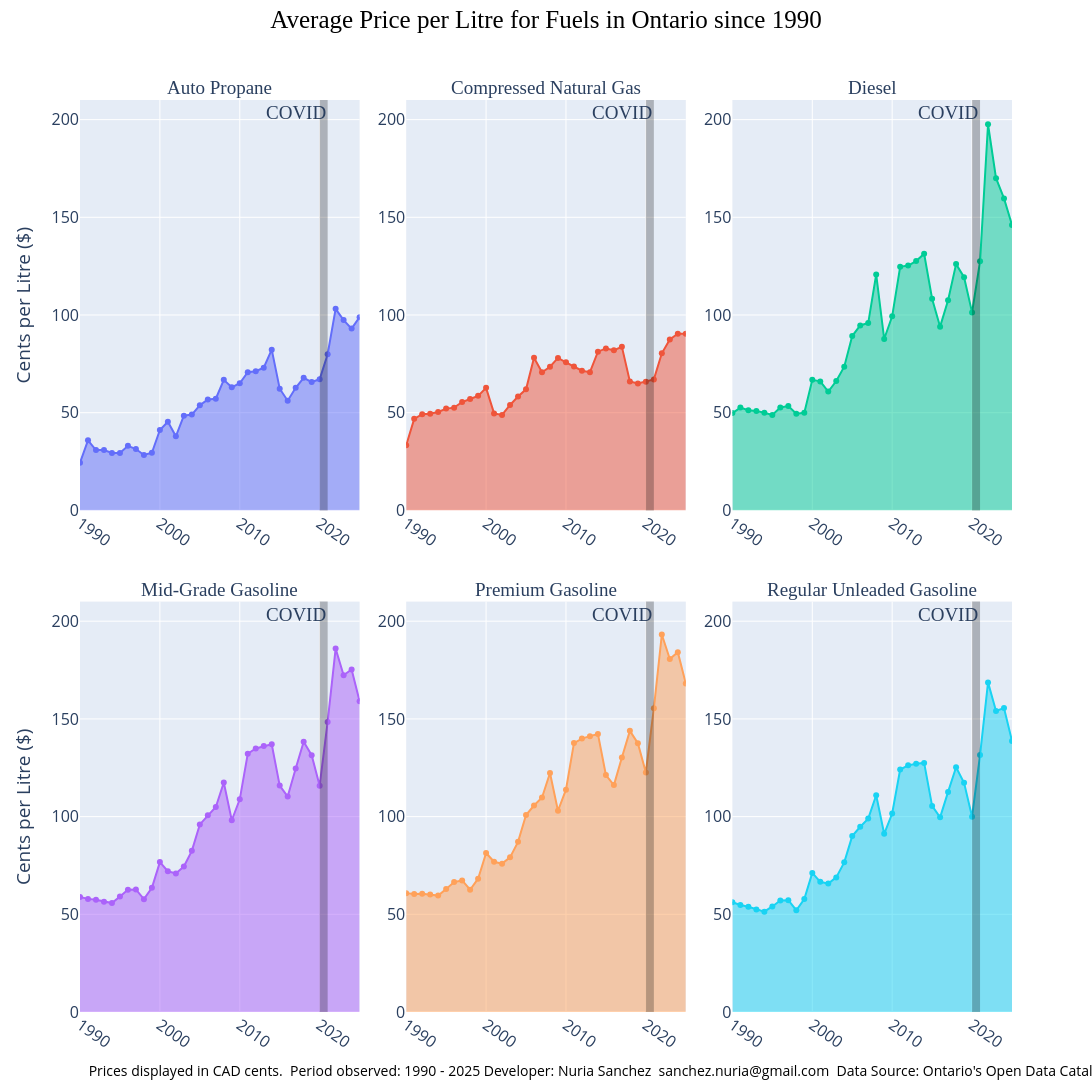

Notebook source saved alongside this figure:
### Code cell
#Comparing specific levels to eachother.

fig = px.area(yearly_avg, 
              facet_col="Fuel Type", 
              facet_col_wrap=3, 
              labels={"Date": "", "value":"Cents per Litre ($)"},
              height=1200, 
              width=2000,
              facet_row_spacing=0.1, # default is 0.07 when facet_col_wrap is used
              facet_col_spacing=0.05
              )


# Customizing style for title
fig.update_layout(
    title=dict(
        text= "Average Price per Litre for Fuels in Ontario since 1990",
        xanchor = 'center',
        yanchor = 'top' ,  
        y = 0.99,
        x = 0.5),
        margin=dict( t=100    ) ,
        title_font_family="Arial Black",
        title_font_size = 25,
        title_font_color = 'black',
        font_size = 16,
        showlegend=False
        )

# Customizing hover textbox
fig.update_layout(
    hoverlabel=dict(
        bgcolor="white",
        font_size=14,
        font_family="Arial"
    )
)
fig.update_traces(mode="markers+lines")


# Adding annotation for Covid on 2020
fig.add_vrect(x0="2020", x1="2021", 
              annotation_text="COVID", annotation_position="top right", 
              fillcolor="black", opacity=0.25, line_width=0)

#Customizing Subtitles and Axis
fig.for_each_annotation(lambda a: a.update(text=a.text.split("=")[-1], font_size = 19, font_family="Arial Black"))
fig.for_each_yaxis(lambda y: y.update(showticklabels=True))
fig.for_each_xaxis(lambda x: x.update(showticklabels=True, tickangle=35))



#Annotation
note =  f"""
Prices displayed in CAD cents. 
Period observed: 1990 - {current_year-1}
Developer: Nuria Sanchez  sanchez.nuria@gmail.com  Data Source: Ontario's Open Data Catalogue. https://ontario.ca/v1/files/fuel-prices/fueltypesall.csv
"""

 
fig.add_annotation(
    text=note,
    xref="x domain", yref="y domain",
    x=0.01, y=-0.17, # x=0.5 centra el texto, y negativo lo pone debajo
    showarrow=False,
    font=dict(size=14, color="black")
)


fig.show()

#Due to limitations with Ploty, the PNG must be saved manually.

### Figure 1 — Plotly figure (JSON) as saved in the notebook; plotly's stock layout.template omitted (floating-point values rounded to 4 significant figures)
{"data": [{"fillpattern": {"shape": ""}, "hovertemplate": "Fuel Type=Auto Propane<br>=%{x}<br>Cents per Litre ($)=%{y}<extra></extra>", "legendgroup": "Auto Propane", "line": {"color": "#636efa"}, "marker": {"symbol": "circle"}, "mode": "markers+lines", "name": "Auto Propane", "orientation": "v", "showlegend": true, "stackgroup": "1", "type": "scatter", "x": [1990, 1991, 1992, 1993, 1994, 1995, 1996, 1997, 1998, 1999, 2000, 2001, 2002, 2003, 2004, 2005, 2006, 2007, 2008, 2009, 2010, 2011, 2012, 2013, 2014, 2015, 2016, 2017, 2018, 2019, 2020, 2021, 2022, 2023, 2024, 2025], "xaxis": "x4", "y": [24.42, 35.86, 30.88, 30.85, 29.37, 29.4, 33.06, 31.41, 28.35, 29.49, 41.12, 45.37, 37.93, 48.45, 49.03, 53.81, 56.72, 57.14, 66.8, 62.98, 65.07, 70.73, 71.24, 73.03, 82.26, 62.27, 56.13, 62.74, 67.83, 65.69, 67.12, 79.92, 103.2, 97.38, 93.03, 98.9], "yaxis": "y4"}, {"fillpattern": {"shape": ""}, "hovertemplate": "Fuel Type=Compressed Natural Gas<br>=%{x}<br>Cents per Litre ($)=%{y}<extra></extra>", "legendgroup": "Compressed Natural Gas", "line": {"color": "#EF553B"}, "marker": {"symbol": "circle"}, "mode": "markers+lines", "name": "Compressed Natural Gas", "orientation": "v", "showlegend": true, "stackgroup": "1", "type": "scatter", "x": [1990, 1991, 1992, 1993, 1994, 1995, 1996, 1997, 1998, 1999, 2000, 2001, 2002, 2003, 2004, 2005, 2006, 2007, 2008, 2009, 2010, 2011, 2012, 2013, 2014, 2015, 2016, 2017, 2018, 2019, 2020, 2021, 2022, 2023, 2024, 2025], "xaxis": "x5", "y": [33.32, 46.86, 49.22, 49.43, 50.36, 52.09, 52.58, 55.46, 57.01, 58.62, 62.72, 49.64, 48.82, 53.95, 58.26, 61.95, 78.13, 70.69, 73.51, 78.04, 75.78, 73.59, 71.47, 70.74, 81.24, 82.89, 82, 83.69, "65.9626", 64.96, 65.9, 67.04, 80.41, 87.51, 90.4, 90.4], "yaxis": "y5"}, {"fillpattern": {"shape": ""}, "hovertemplate": "Fuel Type=Diesel<br>=%{x}<br>Cents per Litre ($)=%{y}<extra></extra>", "legendgroup": "Diesel", "line": {"color": "#00cc96"}, "marker": {"symbol": "circle"}, "mode": "markers+lines", "name": "Diesel", "orientation": "v", "showlegend": true, "stackgroup": "1", "type": "scatter", "x": [1990, 1991, 1992, 1993, 1994, 1995, 1996, 1997, 1998, 1999, 2000, 2001, 2002, 2003, 2004, 2005, 2006, 2007, 2008, 2009, 2010, 2011, 2012, 2013, 2014, 2015, 2016, 2017, 2018, 2019, 2020, 2021, 2022, 2023, 2024, 2025], "xaxis": "x6", "y": [49.79, 52.61, 51.28, 50.92, 49.94, 48.84, 52.67, 53.4, 49.5, 49.94, 66.84, 66.02, 60.83, 66.21, 73.57, 89.23, 94.64, 95.87, 120.7, 87.72, 99.32, 124.6, 125.3, 127.6, 131.4, 108.3, 94.03, 107.6, 126.0, 119.3, 101.3, 127.5, 197.6, 170.0, 159.7, 146.1], "yaxis": "y6"}, {"fillpattern": {"shape": ""}, "hovertemplate": "Fuel Type=Mid-Grade Gasoline<br>=%{x}<br>Cents per Litre ($)=%{y}<extra></extra>", "legendgroup": "Mid-Grade Gasoline", "line": {"color": "#ab63fa"}, "marker": {"symbol": "circle"}, "mode": "markers+lines", "name": "Mid-Grade Gasoline", "orientation": "v", "showlegend": true, "stackgroup": "1", "type": "scatter", "x": [1990, 1991, 1992, 1993, 1994, 1995, 1996, 1997, 1998, 1999, 2000, 2001, 2002, 2003, 2004, 2005, 2006, 2007, 2008, 2009, 2010, 2011, 2012, 2013, 2014, 2015, 2016, 2017, 2018, 2019, 2020, 2021, 2022, 2023, 2024, 2025], "xaxis": "x", "y": [58.83, 57.89, 57.49, 56.43, 55.74, 59.08, 62.52, 62.72, 57.75, 63.57, 76.72, 72.02, 70.92, 74.44, 82.46, 95.98, 100.7, 104.9, 117.4, 98.13, 108.8, 132.1, 134.9, 136.1, 137.0, 115.9, 110.3, 124.6, 138.3, 131.4, 115.8, 148.5, 186.0, 172.3, 175.3, 159.0], "yaxis": "y"}, {"fillpattern": {"shape": ""}, "hovertemplate": "Fuel Type=Premium Gasoline<br>=%{x}<br>Cents per Litre ($)=%{y}<extra></extra>", "legendgroup": "Premium Gasoline", "line": {"color": "#FFA15A"}, "marker": {"symbol": "circle"}, "mode": "markers+lines", "name": "Premium Gasoline", "orientation": "v", "showlegend": true, "stackgroup": "1", "type": "scatter", "x": [1990, 1991, 1992, 1993, 1994, 1995, 1996, 1997, 1998, 1999, 2000, 2001, 2002, 2003, 2004, 2005, 2006, 2007, 2008, 2009, 2010, 2011, 2012, 2013, 2014, 2015, 2016, 2017, 2018, 2019, 2020, 2021, 2022, 2023, 2024, 2025], "xaxis": "x2", "y": [60.83, 60.35, 60.57, 60.08, 59.57, 62.9, 66.47, 67.34, 62.58, 68.22, 81.39, 76.88, 75.93, 79.15, 87.07, 100.8, 105.7, 109.7, 122.3, 103.0, 113.8, 137.6, 139.9, 141.2, 142.3, 121.3, 116.1, 130.2, 143.9, 137.5, 122.6, 155.4, 193.2, 180.6, 184.2, 168.1], "yaxis": "y2"}, {"fillpattern": {"shape": ""}, "hovertemplate": "Fuel Type=Regular Unleaded Gasoline<br>=%{x}<br>Cents per Litre ($)=%{y}<extra></extra>", "legendgroup": "Regular Unleaded Gasoline", "line": {"color": "#19d3f3"}, "marker": {"symbol": "circle"}, "mode": "markers+lines", "name": "Regular Unleaded Gasoline", "orientation": "v", "showlegend": true, "stackgroup": "1", "type": "scatter", "x": [1990, 1991, 1992, 1993, 1994, 1995, 1996, 1997, 1998, 1999, 2000, 2001, 2002, 2003, 2004, 2005, 2006, 2007, 2008, 2009, 2010, 2011, 2012, 2013, 2014, 2015, 2016, 2017, 2018, 2019, 2020, 2021, 2022, 2023, 2024, 2025], "xaxis": "x3", "y": [56.17, 54.76, 53.84, 52.51, 51.36, 54.03, 57.1, 57.21, 52.08, 57.83, 71.18, 66.61, 65.7, 68.88, 76.58, 90.02, 94.81, 98.98, 110.9, 91.21, 101.6, 124.1, 126.2, 127.0, 127.5, 105.5, 99.62, 112.6, 125.3, 117.3, 99.93, 131.5, 168.7, 154.1, 155.6, 138.6], "yaxis": "y3"}], "layout": {"annotations": [{"font": {"family": "Arial Black", "size": 19}, "showarrow": false, "text": "Mid-Grade Gasoline", "x": 0.15, "xanchor": "center", "xref": "paper", "y": 0.45, "yanchor": "bottom", "yref": "paper"}, {"font": {"family": "Arial Black", "size": 19}, "showarrow": false, "text": "Premium Gasoline", "x": 0.5, "xanchor": "center", "xref": "paper", "y": 0.45, "yanchor": "bottom", "yref": "paper"}, {"font": {"family": "Arial Black", "size": 19}, "showarrow": false, "text": "Regular Unleaded Gasoline", "x": 0.85, "xanchor": "center", "xref": "paper", "y": 0.45, "yanchor": "bottom", "yref": "paper"}, {"font": {"family": "Arial Black", "size": 19}, "showarrow": false, "text": "Auto Propane", "x": 0.15, "xanchor": "center", "xref": "paper", "y": 1, "yanchor": "bottom", "yref": "paper"}, {"font": {"family": "Arial Black", "size": 19}, "showarrow": false, "text": "Compressed Natural Gas", "x": 0.5, "xanchor": "center", "xref": "paper", "y": 1, "yanchor": "bottom", "yref": "paper"}, {"font": {"family": "Arial Black", "size": 19}, "showarrow": false, "text": "Diesel", "x": 0.85, "xanchor": "center", "xref": "paper", "y": 1, "yanchor": "bottom", "yref": "paper"}, {"font": {"family": "Arial Black", "size": 19}, "showarrow": false, "text": "COVID", "x": "2021", "xanchor": "right", "xref": "x", "y": 1, "yanchor": "top", "yref": "y domain"}, {"font": {"family": "Arial Black", "size": 19}, "showarrow": false, "text": "COVID", "x": "2021", "xanchor": "right", "xref": "x2", "y": 1, "yanchor": "top", "yref": "y2 domain"}, {"font": {"family": "Arial Black", "size": 19}, "showarrow": false, "text": "COVID", "x": "2021", "xanchor": "right", "xref": "x3", "y": 1, "yanchor": "top", "yref": "y3 domain"}, {"font": {"family": "Arial Black", "size": 19}, "showarrow": false, "text": "COVID", "x": "2021", "xanchor": "right", "xref": "x4", "y": 1, "yanchor": "top", "yref": "y4 domain"}, {"font": {"family": "Arial Black", "size": 19}, "showarrow": false, "text": "COVID", "x": "2021", "xanchor": "right", "xref": "x5", "y": 1, "yanchor": "top", "yref": "y5 domain"}, {"font": {"family": "Arial Black", "size": 19}, "showarrow": false, "text": "COVID", "x": "2021", "xanchor": "right", "xref": "x6", "y": 1, "yanchor": "top", "yref": "y6 domain"}, {"font": {"color": "black", "size": 14}, "showarrow": false, "text": "\nPrices displayed in CAD cents. \nPeriod observed: 1990 - 2025\nDeveloper: Nuria Sanchez  sanchez.nuria@gmail.com  Data Source: Ontario's Open Data Catalogue. https://ontario.ca/v1/files/fuel-prices/fueltypesall.csv\n", "x": 0.01, "xref": "x domain", "y": -0.17, "yref": "y domain"}], "font": {"size": 16}, "height": 1200, "hoverlabel": {"bgcolor": "white", "font": {"family": "Arial", "size": 14}}, "legend": {"title": {"text": "Fuel Type"}, "tracegroupgap": 0}, "margin": {"t": 100}, "shapes": [{"fillcolor": "black", "line": {"width": 0}, "opacity": 0.25, "type": "rect", "x0": "2020", "x1": "2021", "xref": "x", "y0": 0, "y1": 1, "yref": "y domain"}, {"fillcolor": "black", "line": {"width": 0}, "opacity": 0.25, "type": "rect", "x0": "2020", "x1": "2021", "xref": "x2", "y0": 0, "y1": 1, "yref": "y2 domain"}, {"fillcolor": "black", "line": {"width": 0}, "opacity": 0.25, "type": "rect", "x0": "2020", "x1": "2021", "xref": "x3", "y0": 0, "y1": 1, "yref": "y3 domain"}, {"fillcolor": "black", "line": {"width": 0}, "opacity": 0.25, "type": "rect", "x0": "2020", "x1": "2021", "xref": "x4", "y0": 0, "y1": 1, "yref": "y4 domain"}, {"fillcolor": "black", "line": {"width": 0}, "opacity": 0.25, "type": "rect", "x0": "2020", "x1": "2021", "xref": "x5", "y0": 0, "y1": 1, "yref": "y5 domain"}, {"fillcolor": "black", "line": {"width": 0}, "opacity": 0.25, "type": "rect", "x0": "2020", "x1": "2021", "xref": "x6", "y0": 0, "y1": 1, "yref": "y6 domain"}], "showlegend": false, "title": {"font": {"color": "black", "family": "Arial Black", "size": 25}, "text": "Average Price per Litre for Fuels in Ontario since 1990", "x": 0.5, "xanchor": "center", "y": 0.99, "yanchor": "top"}, "width": 2000, "xaxis": {"anchor": "y", "domain": [0, 0.3], "showticklabels": true, "tickangle": 35, "title": {"text": ""}}, "xaxis2": {"anchor": "y2", "domain": [0.35, 0.65], "matches": "x", "showticklabels": true, "tickangle": 35, "title": {"text": ""}}, "xaxis3": {"anchor": "y3", "domain": [0.7, 1], "matches": "x", "showticklabels": true, "tickangle": 35, "title": {"text": ""}}, "xaxis4": {"anchor": "y4", "domain": [0, 0.3], "matches": "x", "showticklabels": true, "tickangle": 35}, "xaxis5": {"anchor": "y5", "domain": [0.35, 0.65], "matches": "x", "showticklabels": true, "tickangle": 35}, "xaxis6": {"anchor": "y6", "domain": [0.7, 1], "matches": "x", "showticklabels": true, "tickangle": 35}, "yaxis": {"anchor": "x", "domain": [0, 0.45], "showticklabels": true, "title": {"text": "Cents per Litre ($)"}}, "yaxis2": {"anchor": "x2", "domain": [0, 0.45], "matches": "y", "showticklabels": true}, "yaxis3": {"anchor": "x3", "domain": [0, 0.45], "matches": "y", "showticklabels": true}, "yaxis4": {"anchor": "x4", "domain": [0.55, 1], "matches": "y", "showticklabels": true, "title": {"text": "Cents per Litre ($)"}}, "yaxis5": {"anchor": "x5", "domain": [0.55, 1], "matches": "y", "showticklabels": true}, "yaxis6": {"anchor": "x6", "domain": [0.55, 1], "matches": "y", "showticklabels": true}}}
